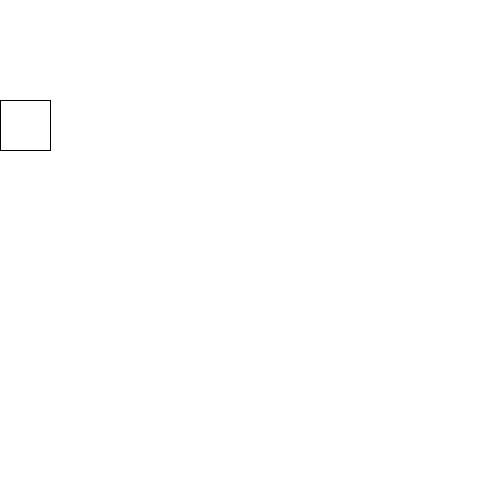
Frame 1 (no input)
Frame 60 (the mouse pressed at the canvas centre just before this capture): identical to frame 1, image omitted
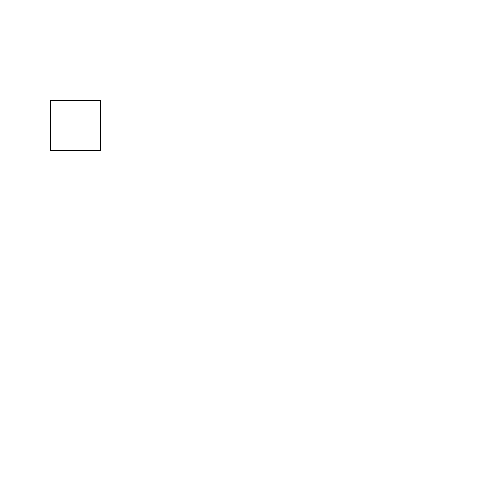
Frame 120 (the mouse held since frame 60 and released just before this capture)

The Processing sketch that drew these frames (run headless with seeded random() and noise(); from frame 60 on, the mouse is pressed at the canvas centre):

// Processing sketch: dist_basico
// ── dist_basico.pde
void setup() {
    size(500,500);
}

void draw() {
    background(255);
    //la funcion map() trasnforma un rango en otro rango
    //en este caso tomamos el rango de mouseX, que va de 0 (minimo) a width (maximo)
    // ese rango de 0 a width, lo podemos transformar a un rango menor por ejemplo, de 0 a 100
    // ese rango 'mapeado' lo podemos guardar en una variable, que usamos para otra cosa
    float miRango = map(mouseX, 0, width, 0, 100);

    // en este lo ponemos al medio, solo cambiamos el rango de salida
    //float miRango = map(mouseX, 0, width, width/2-100, width/2+100);

    // inlcuso el rango de salida puede ser invertido del original
    // float miRango = map(mouseX, 0, width, width/2+100, width/2-100);

    //veamos los rangos en la consola
    println("mouseX: " + mouseX + "  miRango: " + miRango);

    //usamos el nuevo rango para la posicion en x de un rectangulo
    rect(miRango,100,50,50);
}
